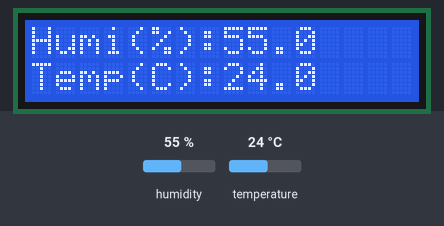
The sketch below on a simulated Arduino Uno, built with avr-gcc and run on an emulated ATmega328P. On the bench: 16×2 character LCD. Inputs (shaded band) come from the test bench; at power-on: humidity 55 %, temperature 24 °C.

Above: at 2.2 s.
2.3 s: humidity set to 22 %
At 4.0 s:
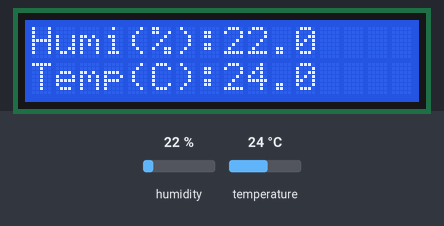
4.6 s: temperature set to 12 °C
At 5.6 s:
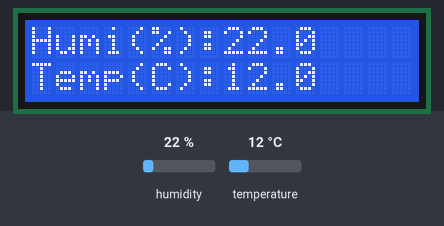
6.7 s: humidity set to 40 %
At 8.3 s:
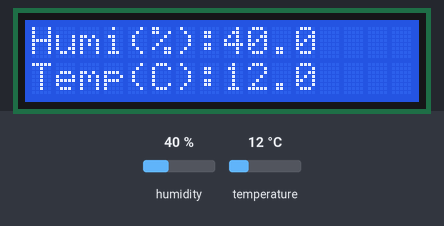
8.8 s: temperature set to 19 °C
At 9.8 s:
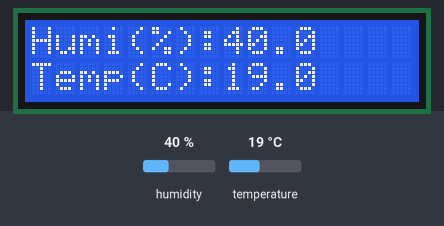
Timing chart, 0 to 11.8 s (numbered marks = the images above; inputs shaded):
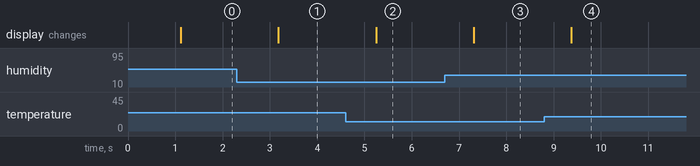

The sketch:

DetectHT.ino
```cpp
/*
 * 使用温湿度传感器检测信息并显示在 LCD 上
 */
#include "Wire.h" // 导入驱动 LCD 需要的库
#include "LiquidCrystal_I2C.h"
#include "dht.h" // 导入 dht 库，用于温湿度传感器
#define dht_pin A0 // 将温湿度传感器的数据端口接至 A0

dht DHT;

// 设置 LCD
LiquidCrystal_I2C lcd(0x27,16,2);

void setup() {
  // 延时等待系统初始化
  delay(1000);
  // 初始化 LCD
  lcd.init();
  // 打开屏幕背光
  lcd.backlight();
  // LCD 屏显示 Humidity(%):
  lcd.print("Humi(%): ");
  // LCD 屏显示 Temp(C):
  lcd.setCursor(0, 1);
  lcd.print("Temp(C): ");
}

void loop() {
  // 读取温湿度传感器的数据
  DHT.read11(dht_pin);
  // LCD 显示 采集的温湿度数据
  lcd.setCursor(8,0);
  lcd.print(DHT.humidity,1);
  lcd.setCursor(8,1);
  lcd.print(DHT.temperature,1);
  delay(1000);
}
```

Measured:
- after the input at 2.3 s, the display: changes after 0.88 s (image 1)
- after the input at 4.6 s, the display: changes after 0.65 s (image 2)
- after the input at 6.7 s, the display: changes after 0.61 s (image 3)
- after the input at 8.8 s, the display: changes after 0.58 s (image 4)
